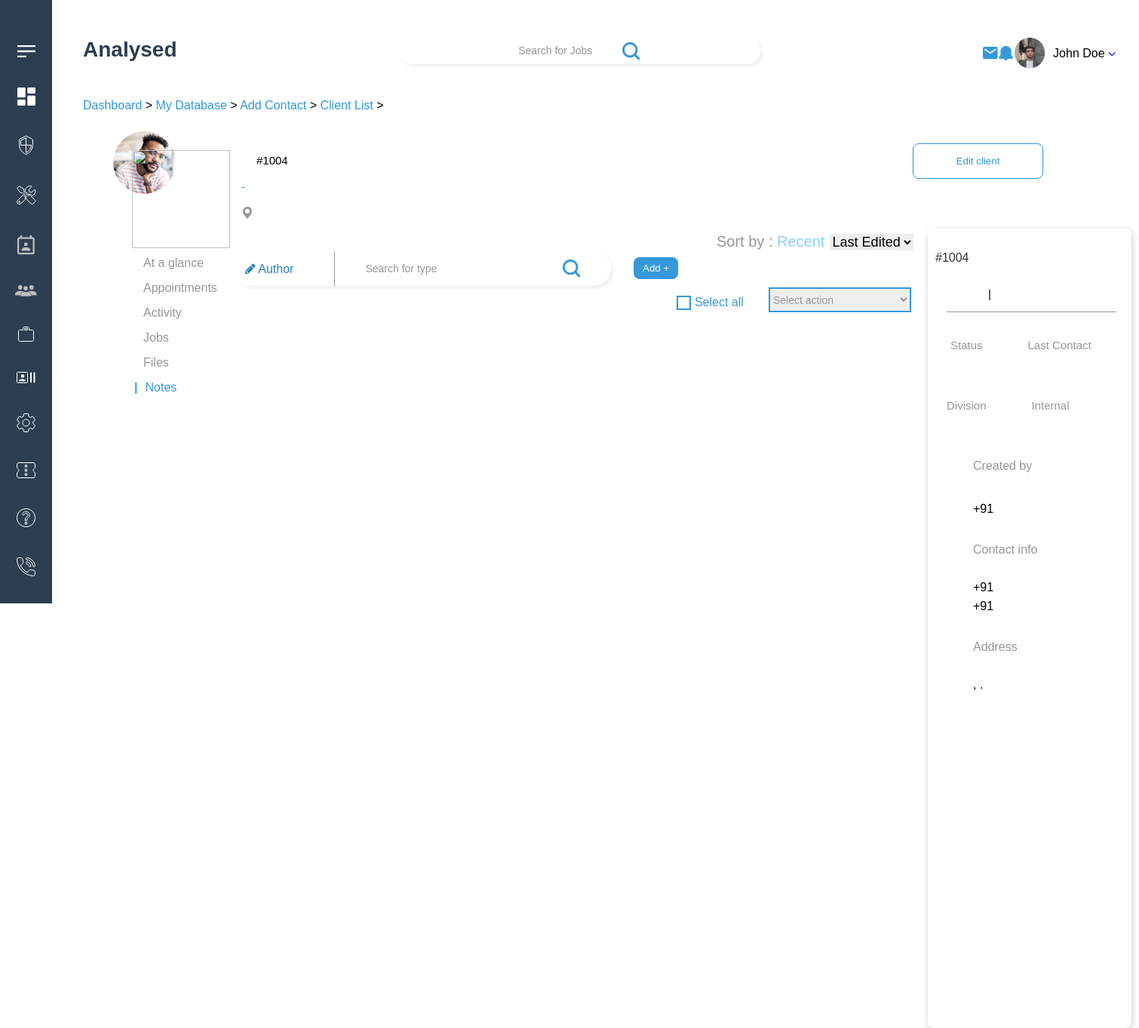
Page /recruiter/contact_specific-6.php on the earlier database version.
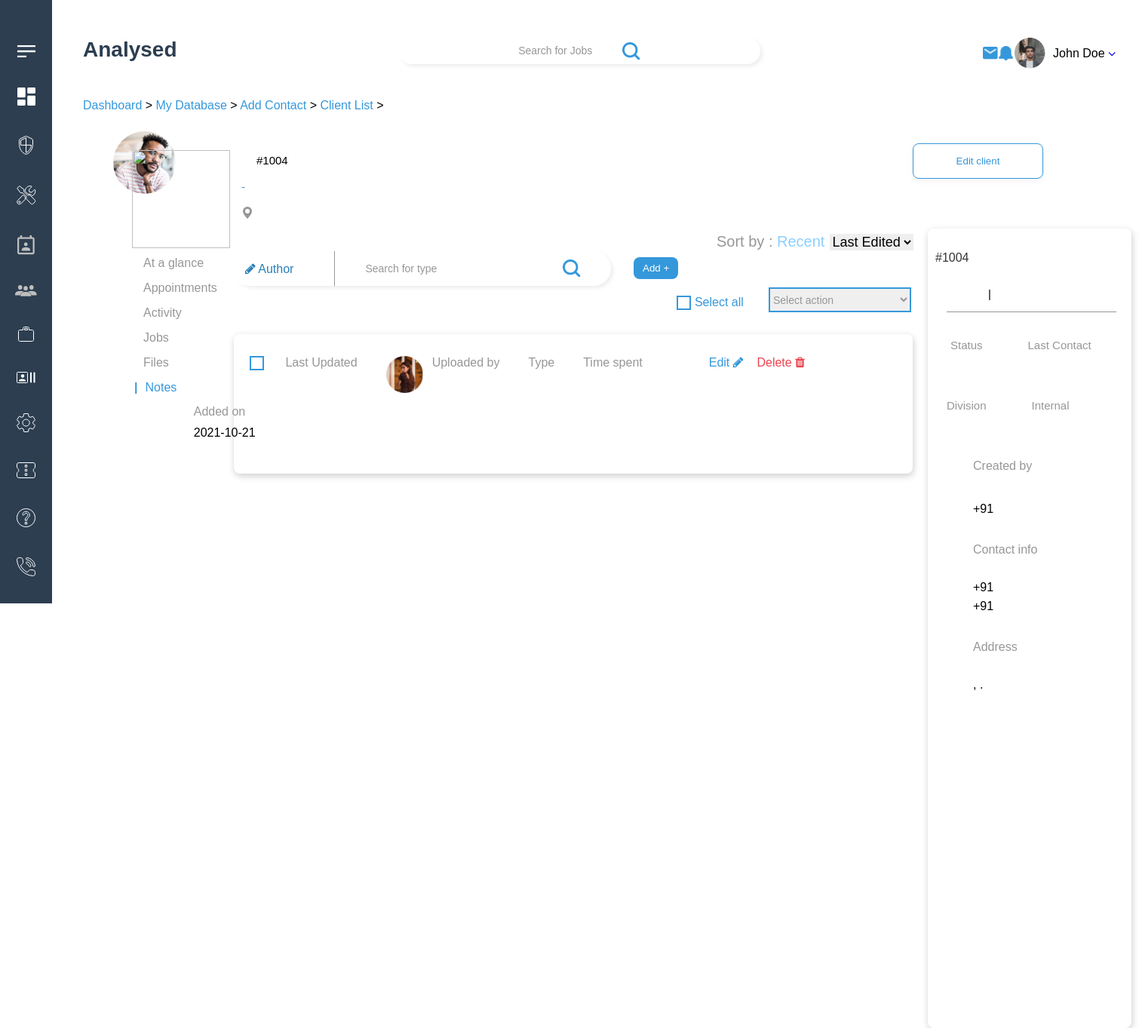
Same page on the later database version.
### tables this page shows
CREATE TABLE `notes` (
  `id` int(11) NOT NULL,
  `firstname` varchar(50) NOT NULL,
  `note_type` varchar(50) NOT NULL,
  `reference_to` varchar(50) NOT NULL,
  `Job_reference` int(11) NOT NULL,
  `notes` varchar(500) NOT NULL,
  `time_spent` varchar(50) NOT NULL,
  `added_on` date NOT NULL,
  `last_edited` date NOT NULL
);

### recruiter/contact_specific-6.php (the view, shortened to what the changed rows need)
<?php include('header.php') ?>
<?php
   $conn=mysqli_connect(LOCALHOST,DB_USERNAME,DB_PASSWORD,DB_NAME) or die(mysqli_error());
?>
<?php
$flag=0;
?>
<?php
    $c_id=1004;
?>
<link rel="stylesheet" href="./css/contact_specific-6.css">
<body>
    <div class="container">
        <div class="small_container">
            <div class="profile-img">
                <h1><?php echo  $name ?><p1> #<?php echo  $c_id ?></p1></h1><br>
                <h2><?php echo  $company_name ?> - <span><?php echo  $role ?></span></h2><br>
            </div>
            <div class="left-side-container-1">
                <?php
                if($flag == 0)
                {
                  $sql3="select * from notes";
                }
            $res=mysqli_query($conn,$sql3);
            if($res == TRUE)
            {
                $count=mysqli_num_rows($res);
                if($count >0)
                {
                    while($rows=mysqli_fetch_assoc($res))
                    {
                        $added_on=$rows['added_on'];
                 ?>
                <div class="row">
                    <div class="column">
                        <label for="c1"></label>
                    </div>
                    <div class="column">
                        <p class="col-1">Last Updated</p>
                    </div>
                    <div class="column">
                        <img src="./img/Ellipse -5.png" class="img">
                    </div>
                    <div class="column">
                        <p class="col-2">Uploaded by</p>
                    </div>
                    <div class="column">
                        <p class="col-3">Type</p>
                    </div>
                    <div class="column">
                        <p class="col-4">Time spent</p>
                    </div>
                    <div class="column">
                        <p class="col-5">Edit <i class="fa fa-pencil" aria-hidden="true"></i></p>
                    </div>
                    <div class="column">
                        <p class="col-6">Delete <i class="fa fa-trash" aria-hidden="true"></i></p>
                    </div>
                    <div class="column" style="margin-top:80px;margin-left: -838px;">
                        <p class="col-1">Added on</p>
                        <span class="col-span-1"><?php echo $added_on; ?></span>
                    </div>
                    <div class="column" style="margin-top:-5px;margin-left: 200px;padding-right: 10px;">
                    </div>
                </div>
                <?php
                        }
                    }
                }
            ?>
            </div>
        </div>
    </div>
</body>

Differences in the rows shown:
added notes: added_on "2021-10-21"
